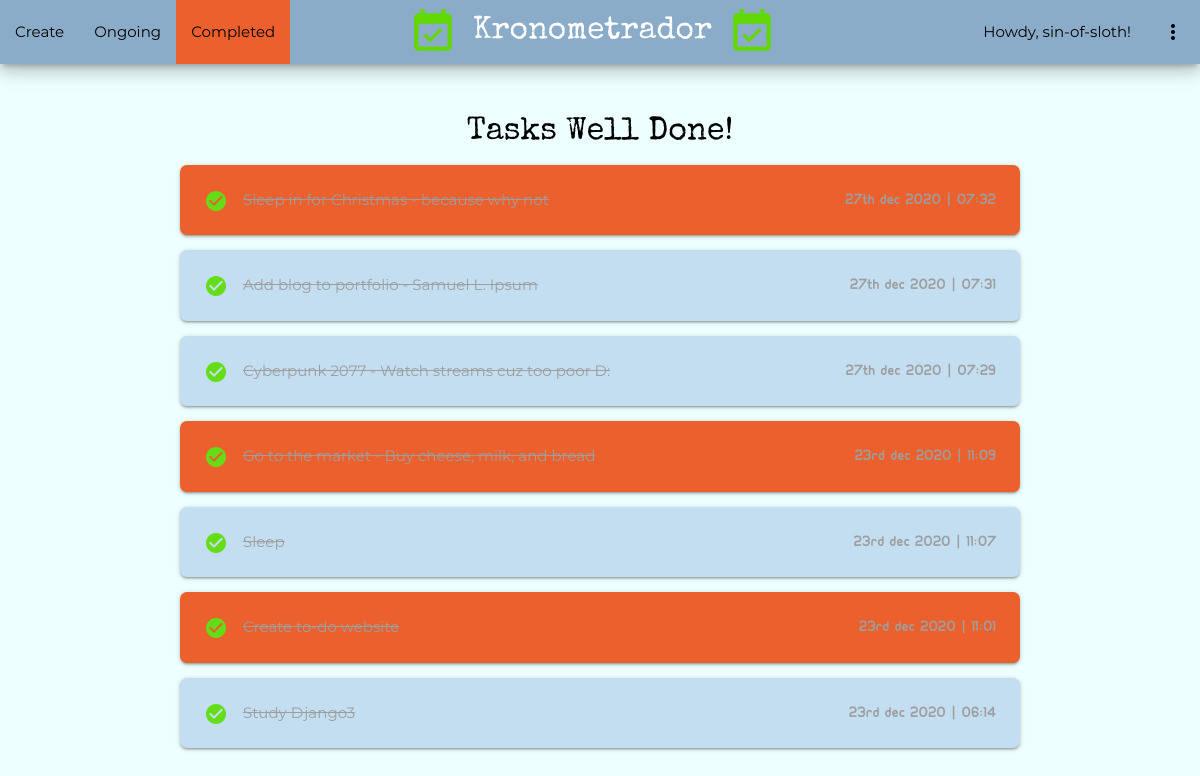
Page /completed/ (signed in) on the committed database.
### todo/models.py (models this page shows, shortened)
class Todo(models.Model) :
    title = models.CharField(max_length=30)
    memo = models.TextField(blank=True)
    created = models.DateTimeField(auto_now_add=True)
    datecompleted = models.DateTimeField(null=True, blank=True)
    important = models.BooleanField(default=False)
    user = models.ForeignKey(User, on_delete=models.CASCADE)

### todo/views.py (the view)
# urls.py: path('completed/', views.completedtodos, name='completedtodos'),
@login_required
def completedtodos(request) :
    todos = Todo.objects.filter(user=request.user, datecompleted__isnull=False).order_by('-datecompleted')
    return render(request, 'todo/completedtodos.html', {'todos':todos})

### todo/templates/todo/completedtodos.html
{% extends 'todo/base.html' %}
{% block home-url %}{% url 'home' %}{% endblock %}
{% block create-url %}{% url 'createtodo' %}{% endblock %}
{% block current-url %}{% url 'currenttodos' %}{% endblock %}
{% block completed-url %}#!{% endblock %}
{% block completed-active %}class="active"{% endblock %}
{% block content %}
<div class="container center completed-header">
    Tasks Well Done!
</div>
<div class="container">
    {% for todo in todos %}
    <div class="card-panel {% if todo.important %}imp-{% endif %}todo-card">
        <i class="material-icons left light-green-text text-accent-4">check_circle</i>
        <a href="{% url 'viewtodo' todo.id %}">
            <span class="grey-text"><s>
            {{ todo.title }}
            {% if todo.memo %}
                - {{ todo.memo }}
            {% endif %}
            </s></span>
        </a>
        <span class="right ubuntu-font grey-text">{{ todo.datecompleted|date:'jS b Y | H:i' }}</span>
    </div>
    {% endfor %}
</div>
{% endblock %}

### todo/templates/todo/base.html (shortened to what this page needs)
<!DOCTYPE html>
<html lang="en">
<head>
    {% load static %}
    {% ifequal request.COOKIES.theme "dark" %}<link rel="stylesheet" type="text/css" href="{% static 'todo/css/dark.css' %}" id="theme" class="dark">{% else %}<link rel="stylesheet" type="text/css" href="{% static 'todo/css/light.css' %}" id="theme" class="light">{% endifequal %}
    <link rel="stylesheet" type="text/css" href="{% static 'todo/css/materialize.css' %}">
    <link rel="stylesheet" type="text/css" href="{% static 'todo/css/style.css' %}">
</head>
<body>
    <div class="navbar-fixed">
        <nav class="z-depth-3">
            <div class="nav-wrapper">
                <a href="{% block home-url %}{% endblock %}" class="brand-logo center{% block brand-active %}{% endblock %}"><i class="material-icons right brand-icon">event_available</i><i class="material-icons left brand-icon">event_available</i>Kronometrador</a>
                {% if user.is_authenticated %}
                <ul class="left hide-on-med-and-down">
                    <li {% block create-active %}{% endblock %}><a href="{% block create-url %}{% endblock %}">Create</a></li>
                    <li {% block current-active %}{% endblock %}><a href="{% block current-url %}{% endblock %}">Ongoing</a></li>
                    <li {% block completed-active %}{% endblock %}><a href="{% block completed-url %}{% endblock %}">Completed</a></li>
                </ul>
                <ul class="right hide-on-med-and-down">
                    <li>Howdy, {{ user.username}}!&emsp;</li>
                    <li><a class="dropdown-trigger" href="#!" data-target="dropdown1"><i class="material-icons rotate">more_vert</i></a></li>
                </ul>
                {% endif %}
            </div>
        </nav>
    </div>
    <br><br>
    {% block content %}{% endblock %}
</body>
</html>

### todo/static/todo/css/light.css (style rules this page uses)
body { background-color: #eeffff; color: #000000; }
.nav-wrapper { background-color: #8aacc8 !important; }
.nav-wrapper ul li, .nav-wrapper ul li a { color: #000000 !important; }
nav ul li.active, nav ul li.active:hover { background-color: #ec602e !important; }
.todo-card { background-color: #c3ddf1 !important;; }
.todo-card a, .imp-todo-card a, .imp-todo-card i, .todo-card i, .imp-btn { color: #000000; }
.imp-todo-card { background-color: #ec602e !important; }

### todo/static/todo/css/style.css (style rules this page uses)
.material-icons { font-family: 'Material Icons'; font-weight: normal; font-style: normal; font-size: 24px; line-height: 1; letter-spacing: normal; text-transform: none; display: inline-block; white-space: nowrap; word-wrap: normal; direction: ltr; -webkit-font-feature-settings: 'liga'; -webkit-font-smoothing: antialiased; }
body { font-family: 'Montserrat'; }
body, .nav-wrapper, .dropdown-content { transition: background-color .5s ease-in-out !important; }
.ubuntu-font { font-family: 'UbuntuTitle'; }
.brand-logo { font-family: 'Special Elite' !important; }
.brand-icon { font-size: 50px !important; color: #61d800 !important; }
.rotate { -moz-transition: all .2s linear; -webkit-transition: all .2s linear; transition: all .2s linear; }
.card-panel { border-radius: 7px !important; }
.completed-header { font-family: 'Special Elite'; font-size: xx-large; padding-top: 0; }

### rows in the picture
Todo: title "Sleep in for Christmas", memo "because why not", datecompleted|H "27th dec 2020 | 07:32"
Todo: title "Add blog to portfolio", memo "Samuel L. Ipsum", datecompleted|H "27th dec 2020 | 07:31"
Todo: title "Cyberpunk 2077", memo "Watch streams cuz too poor D:", datecompleted|H "27th dec 2020 | 07:29"
Todo: title "Go to the market", memo "Buy cheese, milk, and bread", datecompleted|H "23rd dec 2020 | 11:09"
Todo: title "Sleep", datecompleted|H "23rd dec 2020 | 11:07"
Todo: title "Create to-do website", datecompleted|H "23rd dec 2020 | 11:01"
Todo: title "Study Django3", datecompleted|H "23rd dec 2020 | 06:14"

### other values in the picture
{{ user.username }} "sin-of-sloth"
